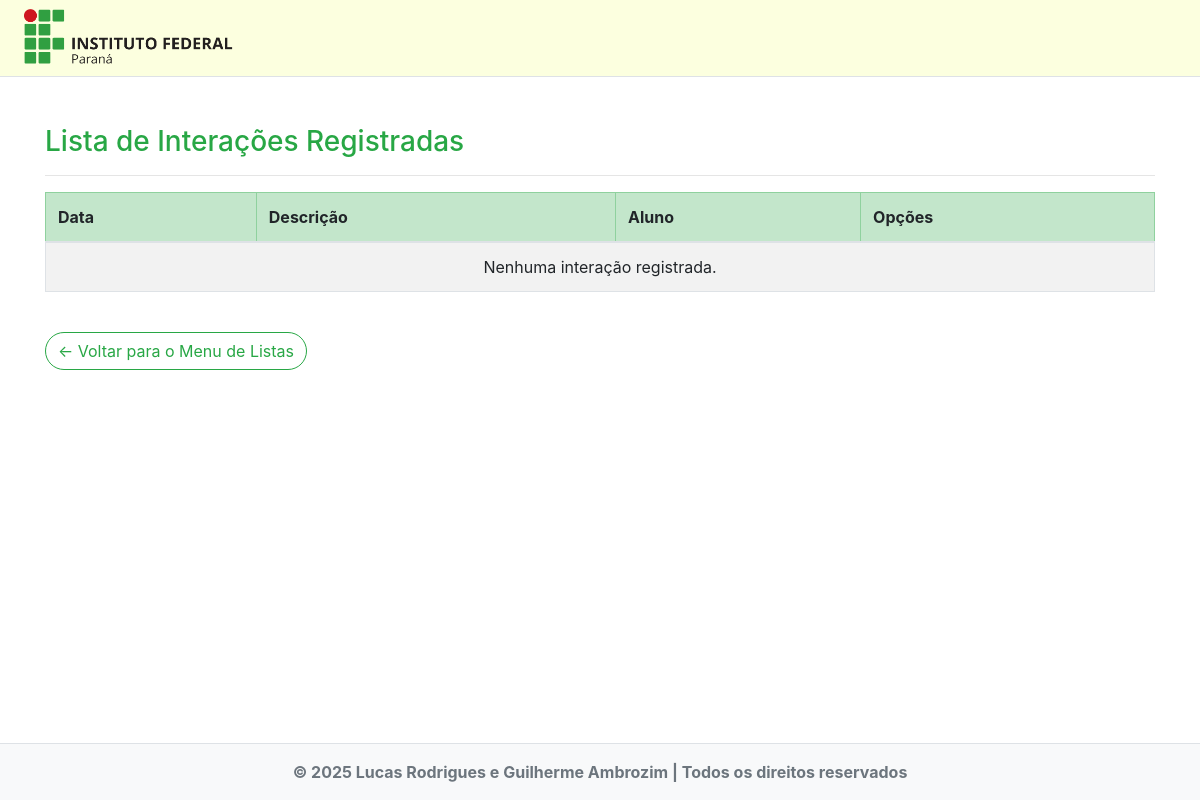
The app's page /listar/interacoes/, older data.
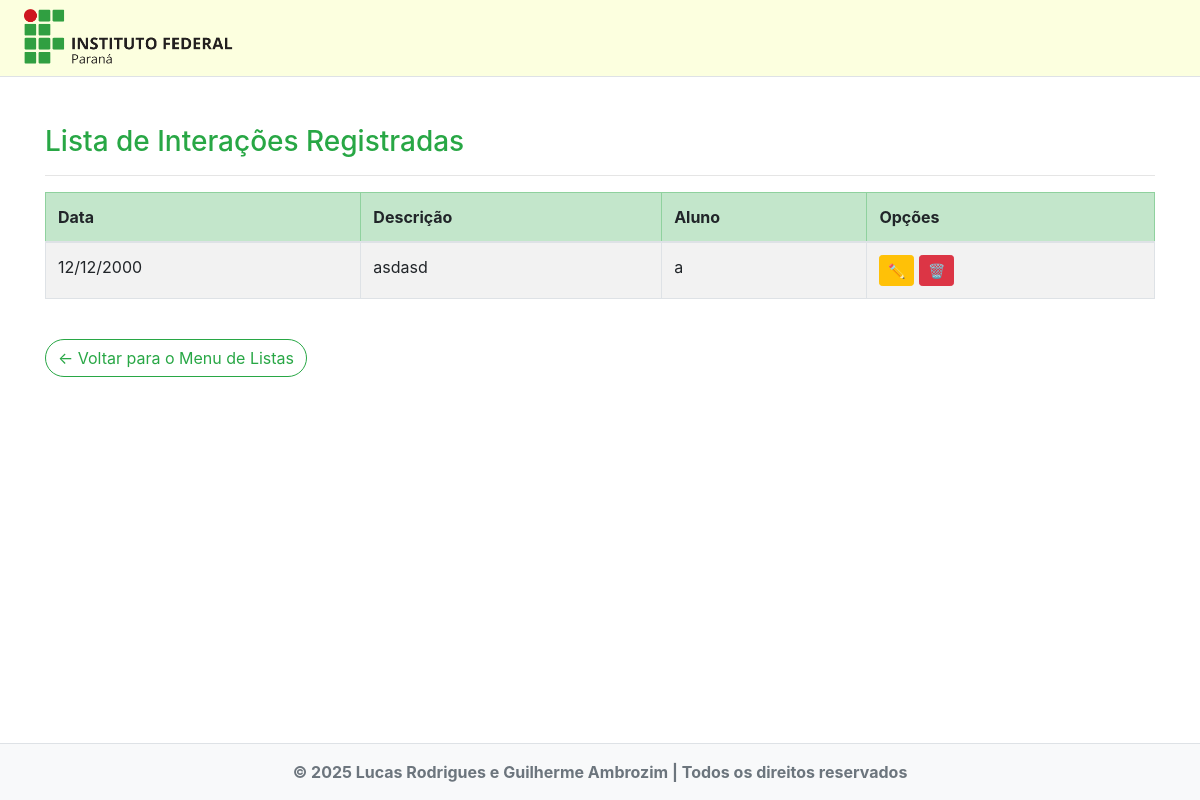
The same page, newer data.
### paginas/models.py (models this page shows, shortened)
class Interacoes(models.Model):
    data = models.DateField(verbose_name="Data")
    descricao = models.TextField(verbose_name="Descrição")
    aluno = models.ForeignKey(Aluno, on_delete=models.CASCADE, verbose_name="Aluno")

class Aluno(models.Model):
    usuario = models.OneToOneField(User, on_delete=models.CASCADE, related_name='aluno', null=True, blank=True)
    ra = models.PositiveIntegerField(unique=True, verbose_name="RA")
    nome = models.CharField(max_length=100, verbose_name="Nome")
    endereco = models.CharField(max_length=200, verbose_name="Endereço")
    fone = models.CharField(max_length=15, verbose_name="Telefone")
    email = models.EmailField(verbose_name="E-mail")
    curso = models.CharField(max_length=100, verbose_name="Curso")
    ano = models.PositiveSmallIntegerField(verbose_name="Ano")
    cpf = models.CharField(max_length=14, verbose_name="CPF")
    rg = models.CharField(max_length=20, verbose_name="RG")
    cidade = models.CharField(max_length=100, verbose_name="Cidade")
    data_nasc = models.DateField(verbose_name="Data de Nascimento")
    laudo = models.ForeignKey(Laudo, on_delete=models.PROTECT, verbose_name="Laudo", null=True, blank=True)
    responsavel = models.ForeignKey(Responsavel, on_delete=models.SET_NULL, verbose_name="Responsável", null=True, blank=True)

### paginas/views.py (the view)
# urls.py: path('listar/interacoes/', InteracoesList.as_view(), name="listar-interacoes"),
class InteracoesList(ListView):
    template_name = "paginas/listas/interacoes.html"
    model = Interacoes

### paginas/templates/paginas/listas/interacoes.html
{% extends "paginas/modelo.html" %}
{% load static %}
{% block conteudo %}
<h3 class="text-success mb-3">Lista de Interações Registradas</h3>
<hr>
<div class="table-responsive">
    <table class="table table-striped table-bordered align-middle">
        <thead class="table-success">
            <tr>
                <th>Data</th>
                <th>Descrição</th>
                <th>Aluno</th>
                <th>Opções</th>
            </tr>
        </thead>
        <tbody>
            {% for interacao in object_list %}
            <tr>
                <td>{{ interacao.data|date:"d/m/Y" }}</td>
                <td>{{ interacao.descricao }}</td>
                <td>{{ interacao.aluno.nome }}</td>
                <td>
                    <a href="{% url 'editar-interacoes' interacao.pk %}" class="btn btn-warning btn-sm me-1">✏️</a>
                    <a href="{% url 'excluir-interacoes' interacao.pk %}" class="btn btn-danger btn-sm">🗑️</a>
                </td>
            </tr>
            {% empty %}
            <tr>
                <td colspan="4" class="text-center fst-italic">Nenhuma interação registrada.</td>
            </tr>
            {% endfor %}
        </tbody>
    </table>
</div>
<a href="{% url 'menu-listas' %}" class="btn btn-outline-success rounded-pill mt-4">
    &larr; Voltar para o Menu de Listas
</a>
{% endblock %}

Row changes from the older to the newer data that the page shows:
added Interacoes: data "12/12/2000", descricao "asdasd", aluno.nome "a"
Text that changed along with them:
text no longer shown: "Nenhuma interação registrada."
